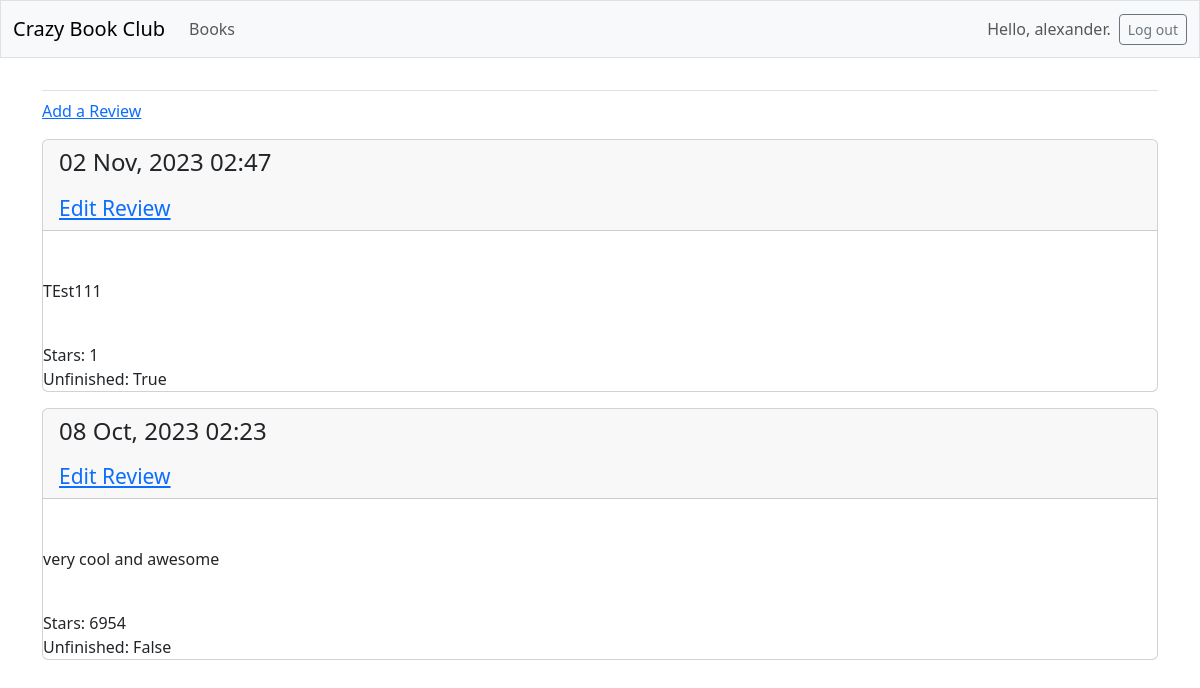
Screenshot of /book_detail/2/ (signed in) with the database file from the repository.
### Book/models.py (models this page shows, shortened)
class Review(models.Model):
    my_review = models.TextField()
    stars = models.IntegerField()
    unfinished = models.BooleanField()
    date_added = models.DateTimeField(auto_now_add=True)
    date_modified = models.DateTimeField(auto_now=True)
    book = models.ForeignKey(Book, on_delete=models.CASCADE)  # ForeignKey to the Book model
    class Meta:
        verbose_name_plural = "Reviews"

### Book/views.py (the view)
# urls.py: path('book_detail/<int:book_id>/', views.book, name = 'book_detail'),
def book(request, book_id):
    book = get_object_or_404(Book, id=book_id)
    if book.user != request.user:
        raise Http404
    reviews = Review.objects.filter(book=book).order_by('-date_added')
    context = {'book': book, 'reviews': reviews}
    return render(request, 'Book/Book.html', context)

### Book/templates/Book/Book.html (shortened to what this page needs)
{% extends 'Book/base.html' %}
{% block content %}
  <p>
    <a href="{% url 'crazy_books_clubs:new_review' book.id %}">Add a Review</a>
  </p>
  {% for review in reviews %}
    <div class="card mb-3">
      <h4 class="card-header">
        {{ review.date_added|date:'d M, Y H:i'|linebreaks }}
        <small><a href="{% url 'crazy_books_clubs:edit_review' review.id %}">
          Edit Review</a></small>
      </h4>
      <div class="card-body">{{ entry.text|linebreaks }}</div>
      {{ review.my_review|linebreaks }}
      <br>
      Stars: {{ review.stars }}
      <br>
      Unfinished: {{ review.unfinished }}
    </div>
  {% empty %}
    <p>There are no reviews for this book yet.</p>
  {% endfor %}
{% endblock content %}

### Book/templates/Book/base.html (shortened to what this page needs)
<!doctype html>
<html lang="en">
<head>
  {% load django_bootstrap5 %}
  {% bootstrap_css %}
</head>
<body>
  <nav class="navbar navbar-expand-md navbar-light bg-light mb-4 border">
    <div class="container-fluid">
      <a class="navbar-brand" href="{% url 'crazy_books_clubs:index' %}">
          Crazy Book Club</a>
      <div class="collapse navbar-collapse" id="navbarCollapse">
        <ul class="navbar-nav me-auto mb-2 mb-md-0">
          <li class="nav-item">
            <a class="nav-link" href="{% url 'crazy_books_clubs:Books' %}">
              Books</a></li>
        </ul>
        <ul class="navbar-nav ms-auto mb-2 mb-md-0">
          {% if user.is_authenticated %}
            <li class="nav-item">
              <span class="navbar-text me-2">Hello, {{ user.username }}.
                </span></li>
          {% endif %}
        </ul>
        {% if user.is_authenticated %}
          <form action="{% url 'accounts:logout' %}" method='post'>
            <button name='submit' class='btn btn-outline-secondary btn-sm'>
              Log out</button>
          </form>
        {% endif %}
      </div>
    </div>
  </nav>
  <main class="container">
    <div class="pb-2 mb-2 border-bottom">
    </div>
    <div>
      {% block content %}{% endblock content %}
    </div>
  </main>
</body>
</html>

### rows the page displays
Review: date_added "02 Nov, 2023 02:47", my_review "TEst111", stars "1", unfinished "True"
Review: date_added "08 Oct, 2023 02:23", my_review "very cool and awesome", stars "6954", unfinished "False"

### other values shown
{{ user.username }} "alexander"
